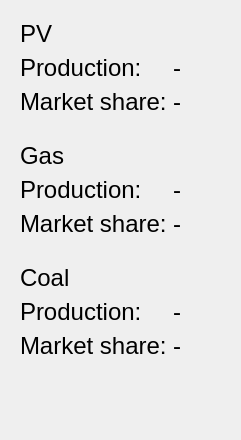
            <widget class="QWidget" name="post_results_tab_sources">
             <attribute name="title">
              <string>Sources</string>
             </attribute>
             <layout class="QVBoxLayout" name="verticalLayout_24">
              <item>
               <layout class="QHBoxLayout" name="horizontalLayout_17">
                <property name="rightMargin">
                 <number>0</number>
                </property>
                <item>
                 <widget class="QFrame" name="frame">
                  <property name="frameShape">
                   <enum>QFrame::NoFrame</enum>
                  </property>
                  <property name="frameShadow">
                   <enum>QFrame::Raised</enum>
                  </property>
                  <layout class="QVBoxLayout" name="verticalLayout_25">
                   <item>
                    <widget class="QLabel" name="label_48">
                     <property name="font">
                      <font>
                       <pointsize>18</pointsize>
                      </font>
                     </property>
                     <property name="text">
                      <string>PV</string>
                     </property>
                    </widget>
                   </item>
                   <item>
                    <layout class="QGridLayout" name="gridLayout_2">
                     <property name="bottomMargin">
                      <number>20</number>
                     </property>
                     <item row="0" column="0">
                      <widget class="QLabel" name="label_54">
                       <property name="font">
                        <font>
                         <pointsize>18</pointsize>
                        </font>
                       </property>
                       <property name="text">
                        <string>Production:</string>
                       </property>
                      </widget>
                     </item>
                     <item row="1" column="0">
                      <widget class="QLabel" name="label_56">
                       <property name="font">
                        <font>
                         <pointsize>18</pointsize>
                        </font>
                       </property>
                       <property name="text">
                        <string>Market share:</string>
                       </property>
                      </widget>
                     </item>
                     <item row="0" column="1">
                      <widget class="QLabel" name="post_results_label_production_pv">
                       <property name="font">
                        <font>
                         <pointsize>18</pointsize>
                        </font>
                       </property>
                       <property name="text">
                        <string>-</string>
                       </property>
                      </widget>
                     </item>
                     <item row="1" column="1">
                      <widget class="QLabel" name="post_results_label_market_share_pv">
                       <property name="font">
                        <font>
                         <pointsize>18</pointsize>
                        </font>
                       </property>
                       <property name="text">
                        <string>-</string>
                       </property>
                      </widget>
                     </item>
                    </layout>
                   </item>
                   <item>
                    <widget class="QLabel" name="label_50">
                     <property name="font">
                      <font>
                       <pointsize>18</pointsize>
                      </font>
                     </property>
                     <property name="text">
                      <string>Gas</string>
                     </property>
                    </widget>
                   </item>
                   <item>
                    <layout class="QGridLayout" name="gridLayout_3">
                     <property name="bottomMargin">
                      <number>20</number>
                     </property>
                     <item row="0" column="0">
                      <widget class="QLabel" name="label_65">
                       <property name="font">
                        <font>
                         <pointsize>18</pointsize>
                        </font>
                       </property>
                       <property name="text">
                        <string>Production:</string>
                       </property>
                      </widget>
                     </item>
                     <item row="0" column="1">
                      <widget class="QLabel" name="post_results_label_production_gas">
                       <property name="font">
                        <font>
                         <pointsize>18</pointsize>
                        </font>
                       </property>
                       <property name="text">
                        <string>-</string>
                       </property>
                      </widget>
                     </item>
                     <item row="1" column="0">
                      <widget class="QLabel" name="label_67">
                       <property name="font">
                        <font>
                         <pointsize>18</pointsize>
                        </font>
                       </property>
                       <property name="text">
                        <string>Market share:</string>
                       </property>
                      </widget>
                     </item>
                     <item row="1" column="1">
                      <widget class="QLabel" name="post_results_label_market_share">
                       <property name="font">
                        <font>
                         <pointsize>18</pointsize>
                        </font>
                       </property>
                       <property name="text">
                        <string>-</string>
                       </property>
                      </widget>
                     </item>
                    </layout>
                   </item>
                   <item>
                    <widget class="QLabel" name="label_52">
                     <property name="font">
                      <font>
                       <pointsize>18</pointsize>
                      </font>
                     </property>
                     <property name="text">
                      <string>Coal</string>
                     </property>
                    </widget>
                   </item>
                   <item>
                    <layout class="QGridLayout" name="gridLayout_4">
                     <property name="bottomMargin">
                      <number>20</number>
                     </property>
                     <item row="0" column="1">
                      <widget class="QLabel" name="post_results_label_production_coal">
                       <property name="font">
                        <font>
                         <pointsize>18</pointsize>
                        </font>
                       </property>
                       <property name="text">
                        <string>-</string>
                       </property>
                      </widget>
                     </item>
                     <item row="0" column="0">
                      <widget class="QLabel" name="label_69">
                       <property name="font">
                        <font>
                         <pointsize>18</pointsize>
                        </font>
                       </property>
                       <property name="text">
                        <string>Production:</string>
                       </property>
                      </widget>
                     </item>
                     <item row="1" column="0">
                      <widget class="QLabel" name="label_71">
                       <property name="font">
                        <font>
                         <pointsize>18</pointsize>
                        </font>
                       </property>
                       <property name="text">
                        <string>Market share:</string>
                       </property>
                      </widget>
                     </item>
                     <item row="1" column="1">
                      <widget class="QLabel" name="post_results_label_market_share_2">
                       <property name="font">
                        <font>
                         <pointsize>18</pointsize>
                        </font>
                       </property>
                       <property name="text">
                        <string>-</string>
                       </property>
                      </widget>
                     </item>
                    </layout>
                   </item>
                   <item>
                    <spacer name="verticalSpacer_15">
                     <property name="orientation">
                      <enum>Qt::Vertical</enum>
                     </property>
                     <property name="sizeHint" stdset="0">
                      <size>
                       <width>20</width>
                       <height>40</height>
                      </size>
                     </property>
                    </spacer>
                   </item>
                  </layout>
                 </widget>
                </item>
                <item>
                 <spacer name="horizontalSpacer_12">
                  <property name="orientation">
                   <enum>Qt::Horizontal</enum>
                  </property>
                  <property name="sizeHint" stdset="0">
                   <size>
                    <width>40</width>
                    <height>20</height>
                   </size>
                  </property>
                 </spacer>
                </item>
               </layout>
              </item>
             </layout>
            </widget>
